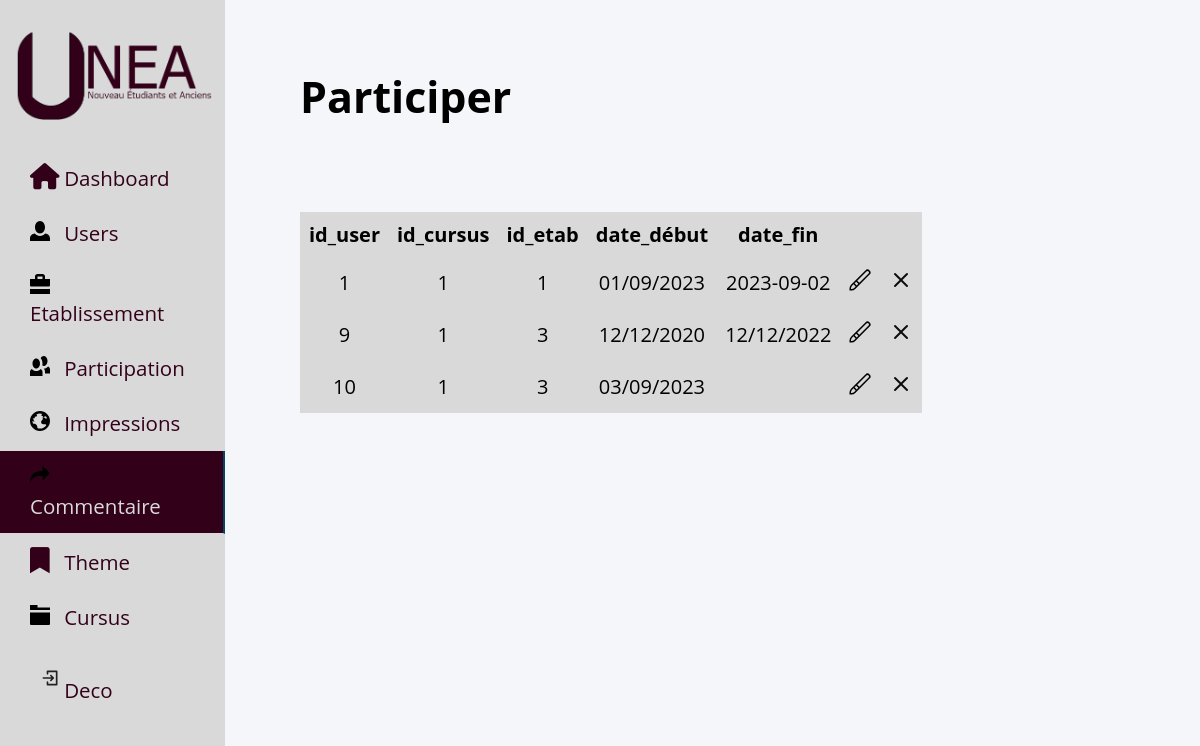
The page /admin/commentaire_admin.php on the database as committed earlier.
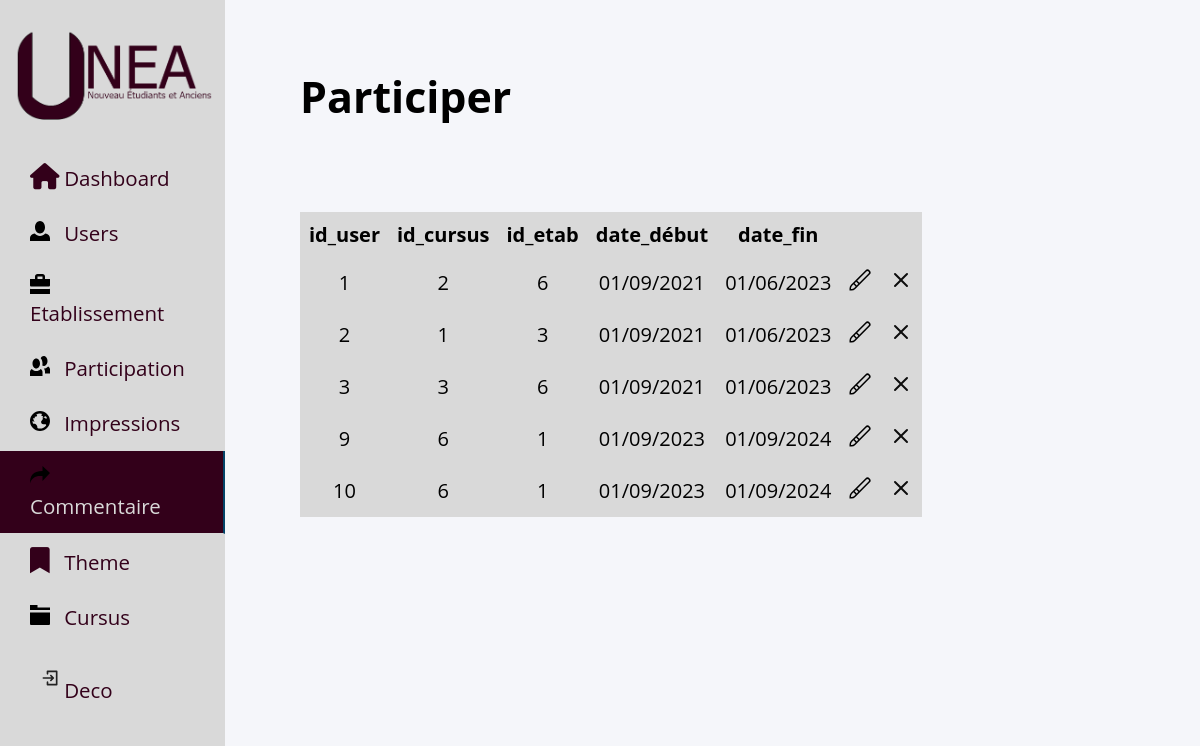
The same page on the database as committed later.
### tables this page shows
CREATE TABLE IF NOT EXISTS `participer` (
  `id_user` int NOT NULL AUTO_INCREMENT,
  `id_cursus` int NOT NULL,
  `id_etab` int NOT NULL,
  `date_debut` varchar(10) DEFAULT NULL,
  `date_fin` varchar(10) DEFAULT NULL,
  PRIMARY KEY (`id_user`,`id_cursus`,`id_etab`),
  KEY `id_user` (`id_user`),
  KEY `id_cursus` (`id_cursus`),
  KEY `id_etab` (`id_etab`)
);

### admin/commentaire_admin.php (the view, shortened to what this page needs)
<!DOCTYPE html>
<html lang="en">
<head>
    <link rel="stylesheet" href="../assets/css/admin.css">
    <link rel="stylesheet" href="https://cdnjs.cloudflare.com/ajax/libs/font-awesome/6.0.0/css/all.min.css">
</head>
<body>
<?php include('../include/bdd.php');
      include "../include/nav-admin.php";
      $sql_participer="SELECT * FROM participer";
    $req=$bdd->query($sql_participer);
    $req->execute();
    $resultat=$req->fetchAll();
?>
      <div class="container_user">
      <h2>Participer</h2>
    <table>
        <tr>
            <th>id_user</th>
            <th>id_cursus</th>
            <th>id_etab</th>
            <th>date_début</th>
            <th>date_fin</th>
            <th></th>
        </tr>
        <?php
        foreach ($resultat as $row) {?>
                        <tr>
                <td> <?=$row["id_user"]?> </td>
                <td><?=$row["id_cursus"] ?> </td>
                <td> <?=$row["id_etab"]?> </td>
                <td><?= $row["date_debut"] ?></td>
                <td><?= $row["date_fin"] ?></td>
                <td><button id="menu" form="form" ><img src="../icone/paint-brush-alt.svg"></button><button type="submit" id="submit" form="form1" style="display: none;"><img src="../icone/check.svg"></button></td>
                <td><button id="" ><img src="../icone/close.svg"></button></td>
              </tr>
            <?php }
                ?>
                </table>
 </div>

### include/nav-admin.php (shortened to what this page needs)
<div class="wrapper">
        <div class="sidebar">
           <div class="profile">
                <img src="../assets/img/logoFondTransparent.png" alt="profile_picture">
            </div>
            <ul>
                <li class="nav-item">
                    <a href="admin.php"  class="nav-link d-flex align-items-center">
                        <div class="icon"><i class="fa-solid fa-house" ></i></div>
                        <span class="item">Dashboard</span>
                    </a>
                </li>
                <li class="nav-item">
                    <a href="user_admin.php"class="nav-link d-flex align-items-center">
                        <div class="icon"><img src="../icone/person.svg"></div>
                        <span class="item">Users</span>
                    </a>
                </li>
                <li class="nav-item">
                    <a href="etablissement_admin.php" class="nav-link d-flex align-items-center">
                        <div class="icon"><img src="../icone/briefcase.svg"></i></div>
                        <span class="item">Etablissement</span>
                    </a>
                </li>
                <li class="nav-item">
                    <a href="participer_admin.php" class="nav-link d-flex align-items-center">
                        <div class="icon"><img src="../icone/people.svg"></i></div>
                        <span class="item">Participation</span>
                    </a>
                </li>
                <li class="nav-item">
                    <a href="impression_admin.php" class="nav-link d-flex align-items-center">
                        <div class="icon"><img src="../icone/globe.svg"></div>
                        <span class="item">Impressions</span>
                    </a>
                </li>
                <li class="nav-item">
                    <a href="commentaire_admin.php" class="nav-link d-flex align-items-center">
                        <div class="icon"><img src="../icone/share.svg"></div>
                        <span class="item">Commentaire</span>
                    </a>
                </li>
                <li class="nav-item">
                    <a href="theme_admin.php" class="nav-link d-flex align-items-center">
                        <div class="icon"><i class="fa-solid fa-bookmark"></i></div>
                        <span class="item">Theme</span>
                    </a>
                </li>
                <li class="nav-item">
                    <a href="cursus_admin.php" class="nav-link d-flex align-items-center">
                        <div class="icon"><img src="../icone/folder.svg"></div>
                        <span class="item">Cursus</span>
                    </a>
                </li>
                <li class="nav-item">
                    <a href="../home.php" class="nav-link d-flex align-items-center">
                        <div class="icon"><img src="../icone/enter-entrance.svg"></div>
                        <span class="item">Deco</span>
                    </a>
                </li>
            </ul>
        </div>
        </div>

### assets/css/admin.css (style rules this page uses)
* { list-style: none; text-decoration: none; margin: 0; padding: 0; box-sizing: border-box; font-family: 'Open Sans', sans-serif; font-size: 1.28em; }
body { background: #f5f6fa; }
.wrapper .sidebar { background: #d9d9d9; position: fixed; top: 0; left: 0; width: 225px; height: 100%; padding: 20px 0; transition: all 0.5s ease; }
.wrapper .sidebar .profile { margin-bottom: 30px; text-align: center; }
.wrapper .sidebar .profile img { display: block; width: 200px; height: 100px; margin: 0 auto; }
.wrapper .sidebar ul li a { display: block; padding: 13px 30px; border-bottom: 1px solid #d9d9d9; color:#33001A; font-size: 16px; position: relative; }
.wrapper .sidebar ul li a .icon { color: #33001A; width: 30px; display: inline-block; }
.wrapper .sidebar ul li a:hover, .wrapper .sidebar ul li a.active { color: #d9d9d9; background:#33001A; border-right: 2px solid rgb(5, 68, 104); }
.wrapper .sidebar ul li a:hover:before, .wrapper .sidebar ul li a.active:before { display: block; }
.wrapper .sidebar ul li a .icon { color: #33001A; width: 30px; display: inline-block; font-family: 'Font Awesome 5 Free'; }
.container_user { width:50%; margin: 0 auto; margin-top: 2em ; }
table { width: 100%; border-collapse: collapse; background-color: #d9d9d9; margin-top: 2em; }
th, td { border: 1px solid #d9d9d9; padding: 8px; text-align: center; font-size: 20px; }
th { background-color: #d9d9d9; }
button { background-color: #d9d9d9; border: none ; }

Rows that differ between the two databases and show on the page:
removed participer: id_user "1", id_cursus "1", id_etab "1", date_debut "01/09/2023", date_fin "2023-09-02"
removed participer: id_user "9", id_cursus "1", id_etab "3", date_debut "12/12/2020", date_fin "12/12/2022"
removed participer: id_user "10", id_cursus "1", id_etab "3", date_debut "03/09/2023"
added participer: id_user "1", id_cursus "2", id_etab "6", date_debut "01/09/2021", date_fin "01/06/2023"
added participer: id_user "2", id_cursus "1", id_etab "3", date_debut "01/09/2021", date_fin "01/06/2023"
added participer: id_user "3", id_cursus "3", id_etab "6", date_debut "01/09/2021", date_fin "01/06/2023"
added participer: id_user "9", id_cursus "6", id_etab "1", date_debut "01/09/2023", date_fin "01/09/2024"
added participer: id_user "10", id_cursus "6", id_etab "1", date_debut "01/09/2023", date_fin "01/09/2024"
